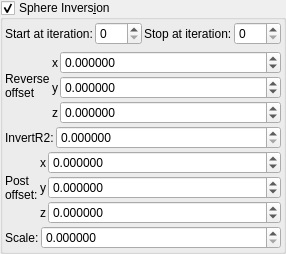
    <widget class="MyGroupBox" name="groupCheck_transf_sphere_inversion_enabled_false">
     <property name="title">
      <string>Sphere Invers&amp;ion</string>
     </property>
     <property name="checkable">
      <bool>true</bool>
     </property>
     <layout class="QVBoxLayout" name="verticalLayout_12" stretch="0,0,0,0,0">
      <property name="spacing">
       <number>2</number>
      </property>
      <property name="leftMargin">
       <number>2</number>
      </property>
      <property name="topMargin">
       <number>2</number>
      </property>
      <property name="rightMargin">
       <number>2</number>
      </property>
      <property name="bottomMargin">
       <number>2</number>
      </property>
      <item>
       <layout class="QGridLayout" name="gridLayout_67">
        <property name="spacing">
         <number>2</number>
        </property>
        <item row="1" column="3">
         <widget class="MySpinBox" name="spinboxInt_transf_stop_iterations_1">
          <property name="sizePolicy">
           <sizepolicy hsizetype="Minimum" vsizetype="Maximum">
            <horstretch>0</horstretch>
            <verstretch>0</verstretch>
           </sizepolicy>
          </property>
          <property name="maximum">
           <number>999</number>
          </property>
         </widget>
        </item>
        <item row="1" column="1">
         <widget class="MySpinBox" name="spinboxInt_transf_start_iterations">
          <property name="sizePolicy">
           <sizepolicy hsizetype="Minimum" vsizetype="Maximum">
            <horstretch>0</horstretch>
            <verstretch>0</verstretch>
           </sizepolicy>
          </property>
          <property name="maximum">
           <number>999</number>
          </property>
         </widget>
        </item>
        <item row="1" column="0">
         <widget class="QLabel" name="label_262">
          <property name="text">
           <string>Start at iteration:</string>
          </property>
         </widget>
        </item>
        <item row="1" column="2">
         <widget class="QLabel" name="label_265">
          <property name="text">
           <string>Stop at iteration:</string>
          </property>
         </widget>
        </item>
       </layout>
      </item>
      <item>
       <layout class="QGridLayout" name="gridLayout_11" columnstretch="0,0,1">
        <property name="spacing">
         <number>2</number>
        </property>
        <item row="5" column="2">
         <widget class="MyDoubleSpinBox" name="spinbox3_transf_offset_000_z">
          <property name="sizePolicy">
           <sizepolicy hsizetype="Minimum" vsizetype="Maximum">
            <horstretch>0</horstretch>
            <verstretch>0</verstretch>
           </sizepolicy>
          </property>
          <property name="font">
           <font>
            <weight>50</weight>
            <bold>false</bold>
           </font>
          </property>
          <property name="prefix">
           <string/>
          </property>
          <property name="suffix">
           <string/>
          </property>
          <property name="decimals">
           <number>6</number>
          </property>
          <property name="minimum">
           <double>-99.989999999999995</double>
          </property>
          <property name="maximum">
           <double>99.989999999999995</double>
          </property>
          <property name="singleStep">
           <double>0.100000000000000</double>
          </property>
         </widget>
        </item>
        <item row="4" column="2">
         <widget class="MyDoubleSpinBox" name="spinbox3_transf_offset_000_y">
          <property name="sizePolicy">
           <sizepolicy hsizetype="Minimum" vsizetype="Maximum">
            <horstretch>0</horstretch>
            <verstretch>0</verstretch>
           </sizepolicy>
          </property>
          <property name="font">
           <font>
            <weight>50</weight>
            <bold>false</bold>
           </font>
          </property>
          <property name="prefix">
           <string/>
          </property>
          <property name="suffix">
           <string/>
          </property>
          <property name="decimals">
           <number>6</number>
          </property>
          <property name="minimum">
           <double>-99.989999999999995</double>
          </property>
          <property name="maximum">
           <double>99.989999999999995</double>
          </property>
          <property name="singleStep">
           <double>0.100000000000000</double>
          </property>
         </widget>
        </item>
        <item row="1" column="0" rowspan="5">
         <widget class="QLabel" name="label_44">
          <property name="text">
           <string notr="true">Reverse
offset</string>
          </property>
         </widget>
        </item>
        <item row="3" column="2">
         <widget class="MyDoubleSpinBox" name="spinbox3_transf_offset_000_x">
          <property name="sizePolicy">
           <sizepolicy hsizetype="Minimum" vsizetype="Maximum">
            <horstretch>0</horstretch>
            <verstretch>0</verstretch>
           </sizepolicy>
          </property>
          <property name="font">
           <font>
            <weight>50</weight>
            <bold>false</bold>
           </font>
          </property>
          <property name="prefix">
           <string/>
          </property>
          <property name="suffix">
           <string/>
          </property>
          <property name="decimals">
           <number>6</number>
          </property>
          <property name="minimum">
           <double>-99.989999999999995</double>
          </property>
          <property name="maximum">
           <double>99.989999999999995</double>
          </property>
          <property name="singleStep">
           <double>0.100000000000000</double>
          </property>
         </widget>
        </item>
        <item row="5" column="1">
         <widget class="QLabel" name="label_151">
          <property name="sizePolicy">
           <sizepolicy hsizetype="Preferred" vsizetype="Preferred">
            <horstretch>0</horstretch>
            <verstretch>0</verstretch>
           </sizepolicy>
          </property>
          <property name="font">
           <font>
            <weight>50</weight>
            <bold>false</bold>
           </font>
          </property>
          <property name="text">
           <string notr="true">z</string>
          </property>
          <property name="alignment">
           <set>Qt::AlignRight|Qt::AlignTrailing|Qt::AlignVCenter</set>
          </property>
         </widget>
        </item>
        <item row="3" column="1">
         <widget class="QLabel" name="label_125">
          <property name="font">
           <font>
            <weight>50</weight>
            <bold>false</bold>
           </font>
          </property>
          <property name="text">
           <string notr="true">x</string>
          </property>
          <property name="alignment">
           <set>Qt::AlignRight|Qt::AlignTrailing|Qt::AlignVCenter</set>
          </property>
         </widget>
        </item>
        <item row="4" column="1">
         <widget class="QLabel" name="label_129">
          <property name="font">
           <font>
            <weight>50</weight>
            <bold>false</bold>
           </font>
          </property>
          <property name="text">
           <string notr="true">y</string>
          </property>
          <property name="alignment">
           <set>Qt::AlignRight|Qt::AlignTrailing|Qt::AlignVCenter</set>
          </property>
         </widget>
        </item>
       </layout>
      </item>
      <item>
       <layout class="QGridLayout" name="gridLayout_8" columnstretch="0,1">
        <item row="1" column="1">
         <widget class="MyDoubleSpinBox" name="spinbox_transf_scaleG_1">
          <property name="sizePolicy">
           <sizepolicy hsizetype="Minimum" vsizetype="Maximum">
            <horstretch>0</horstretch>
            <verstretch>0</verstretch>
           </sizepolicy>
          </property>
          <property name="prefix">
           <string/>
          </property>
          <property name="suffix">
           <string/>
          </property>
          <property name="decimals">
           <number>6</number>
          </property>
          <property name="minimum">
           <double>0.000000000000000</double>
          </property>
          <property name="maximum">
           <double>99.989999999999995</double>
          </property>
          <property name="singleStep">
           <double>0.100000000000000</double>
          </property>
         </widget>
        </item>
        <item row="1" column="0">
         <widget class="QLabel" name="label_23">
          <property name="text">
           <string>InvertR2:</string>
          </property>
         </widget>
        </item>
       </layout>
      </item>
      <item>
       <layout class="QGridLayout" name="gridLayout_34" columnstretch="0,0,1">
        <property name="spacing">
         <number>2</number>
        </property>
        <item row="1" column="1">
         <widget class="QLabel" name="label_130">
          <property name="text">
           <string notr="true">y</string>
          </property>
         </widget>
        </item>
        <item row="0" column="1">
         <widget class="QLabel" name="label_121">
          <property name="text">
           <string notr="true">x</string>
          </property>
         </widget>
        </item>
        <item row="0" column="2">
         <widget class="MyDoubleSpinBox" name="spinbox3_transf_addition_constant_x">
          <property name="sizePolicy">
           <sizepolicy hsizetype="Minimum" vsizetype="Maximum">
            <horstretch>0</horstretch>
            <verstretch>0</verstretch>
           </sizepolicy>
          </property>
          <property name="prefix">
           <string/>
          </property>
          <property name="suffix">
           <string/>
          </property>
          <property name="decimals">
           <number>6</number>
          </property>
          <property name="minimum">
           <double>-99.989999999999995</double>
          </property>
          <property name="maximum">
           <double>99.989999999999995</double>
          </property>
          <property name="singleStep">
           <double>0.100000000000000</double>
          </property>
         </widget>
        </item>
        <item row="1" column="2">
         <widget class="MyDoubleSpinBox" name="spinbox3_transf_addition_constant_y">
          <property name="sizePolicy">
           <sizepolicy hsizetype="Minimum" vsizetype="Maximum">
            <horstretch>0</horstretch>
            <verstretch>0</verstretch>
           </sizepolicy>
          </property>
          <property name="prefix">
           <string/>
          </property>
          <property name="suffix">
           <string/>
          </property>
          <property name="decimals">
           <number>6</number>
          </property>
          <property name="minimum">
           <double>-99.989999999999995</double>
          </property>
          <property name="maximum">
           <double>99.989999999999995</double>
          </property>
          <property name="singleStep">
           <double>0.100000000000000</double>
          </property>
         </widget>
        </item>
        <item row="2" column="2">
         <widget class="MyDoubleSpinBox" name="spinbox3_transf_addition_constant_z">
          <property name="sizePolicy">
           <sizepolicy hsizetype="Minimum" vsizetype="Maximum">
            <horstretch>0</horstretch>
            <verstretch>0</verstretch>
           </sizepolicy>
          </property>
          <property name="prefix">
           <string/>
          </property>
          <property name="suffix">
           <string/>
          </property>
          <property name="decimals">
           <number>6</number>
          </property>
          <property name="minimum">
           <double>-99.989999999999995</double>
          </property>
          <property name="maximum">
           <double>99.989999999999995</double>
          </property>
          <property name="singleStep">
           <double>0.100000000000000</double>
          </property>
         </widget>
        </item>
        <item row="2" column="1">
         <widget class="QLabel" name="label_131">
          <property name="text">
           <string notr="true">z</string>
          </property>
         </widget>
        </item>
        <item row="0" column="0" rowspan="3">
         <widget class="QLabel" name="label_259">
          <property name="text">
           <string>Post
offset:</string>
          </property>
         </widget>
        </item>
       </layout>
      </item>
      <item>
       <layout class="QGridLayout" name="gridLayout_9" columnstretch="0,1">
        <item row="1" column="1">
         <widget class="MyDoubleSpinBox" name="spinbox_transf_scaleA_1">
          <property name="sizePolicy">
           <sizepolicy hsizetype="Minimum" vsizetype="Maximum">
            <horstretch>0</horstretch>
            <verstretch>0</verstretch>
           </sizepolicy>
          </property>
          <property name="prefix">
           <string/>
          </property>
          <property name="suffix">
           <string/>
          </property>
          <property name="decimals">
           <number>6</number>
          </property>
          <property name="minimum">
           <double>0.000000000000000</double>
          </property>
          <property name="maximum">
           <double>99.989999999999995</double>
          </property>
          <property name="singleStep">
           <double>0.100000000000000</double>
          </property>
         </widget>
        </item>
        <item row="1" column="0">
         <widget class="QLabel" name="label_24">
          <property name="text">
           <string>Scale:</string>
          </property>
         </widget>
        </item>
       </layout>
      </item>
     </layout>
    </widget>
